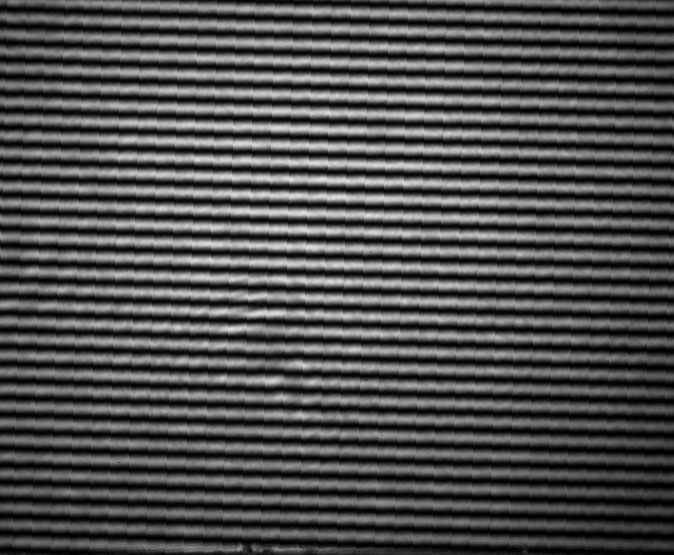
#> input picture imajustedst2.bmp, 674 x 555 px
$ jupyter execute --allow-errors GasJet_Profile.ipynb   (shell and % lines are left out)
#> lines starting #> are read from the running program, lines starting #| are printed output that depends on the picture
# Caracterização do Perfil do Jato de gás

### Chamada de bibliotecas

Utilização de biblioteca PyAbel para caraccterização do feixe

[cell 1]
#import abel
import scipy
import cmath
import matplotlib
import numpy as np
from typing import Tuple
from PIL import Image, ImageFilter
import matplotlib.pyplot as plt
from scipy.optimize import curve_fit
from ipywidgets import interact, interactive, fixed, interact_manual
from matplotlib.backend_bases import MouseButton
from mpl_point_clicker import clicker
from scipy.fft import fft, ifft
from scipy.ndimage import gaussian_filter
from scipy.stats import norm
import mplcursors

from skimage import data, img_as_float, color, exposure
from skimage.restoration import unwrap_phase

matplotlib.rc('xtick', labelsize=12)
matplotlib.rc('ytick', labelsize=12)

[cell 2]
print("2")

### Imagem Original do Interferômetro

[cell 3]
#Imagens do interferograma
originalref = Image.open('imajustedst2.bmp')
#> originalref is the input picture: PIL image 674x555 RGB; min 0, max 226, mean 78.5
originalgas = Image.open('imajustedst1.bmp')
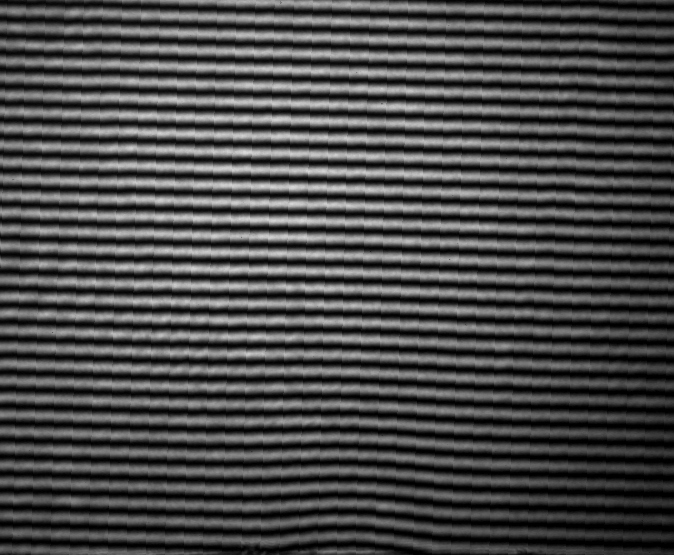
#> input picture imajustedst1.bmp, 674 x 555 px
#> originalgas is the input picture: PIL image 674x555 RGB; min 0, max 218, mean 73.3

phase_ref = np.asarray(originalref)
phase_gas = np.asarray(originalgas)

#Fatiar imagem com 3 canais
intref = phase_ref[:,:,1]
intgas = phase_gas[:,:,1]

[cell 4]
# Verificar imagens
fig, axs = plt.subplots(1, 2, figsize=(8, 6))

axs[1].imshow(intref, cmap='gray')
axs[0].imshow(intgas, cmap='gray')

axs[1].set_title('Ref')
axs[0].set_title('gas')

plt.tight_layout()
plt.show()
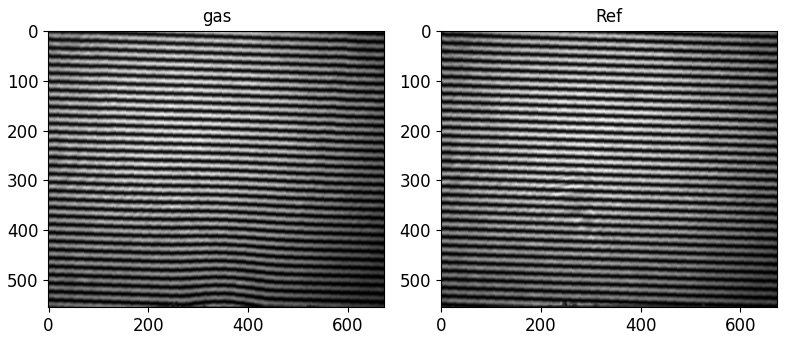
#> figure drawn by matplotlib, 2 panels

### Aplicar TF na imagem

[cell 5]
#Calcular transformada de fourier das imagens
fftref = np.fft.fft2(intref)
fftgas = np.fft.fft2(intgas)

[cell 6]
#Determinar pontos de referência para corte e rotação
fig, ax = plt.subplots(figsize=(10,8))
ax.imshow(np.log(np.abs(fftref)), cmap='gray')
#> (the rest of this cell did not finish here and is left out)

[cell 7]
max_nlines, max_nrows = np.shape(fftgas)
#> max_nlines = 555; max_nrows = 674
#Pontos de referência do filtro

#Horizontal
#> (the rest of this cell did not finish here and is left out)

[cell 8]
#Criando matrizes nulas
gfilter = np.zeros(np.shape(fftgas))

#filtro
sigma = 8
#Horizontal
#> (the rest of this cell did not finish here and is left out)

### Aplicar Filtro Gaussiano

#> (a cell that did not finish here is left out)

[cell 10]
plt.figure(figsize=(8,6))
plt.imshow(np.log(np.abs(gfilter)), cmap='gray')
plt.show()
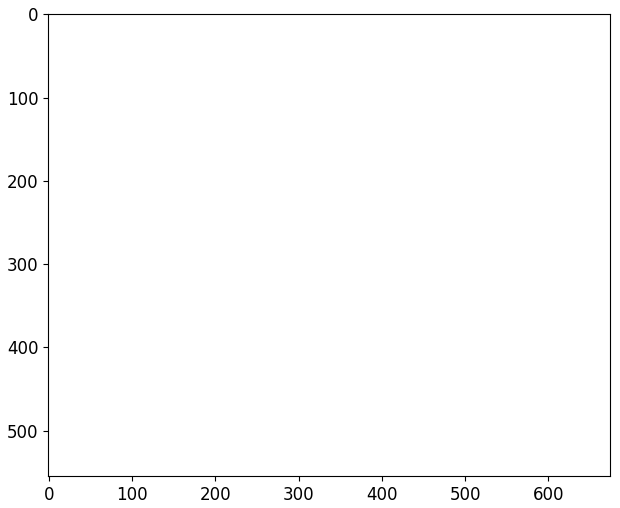
#> figure drawn by matplotlib, 1 panel

### Transformada inversa da Imagem

[cell 11]
#Calcullar a TF inversa
ifftref = np.fft.ifft2(gfilter*fftref)
ifftgas = np.fft.ifft2(gfilter*fftgas)

[cell 12]
# Verificar imagens
fig, axs = plt.subplots(2, 1, figsize=(10, 8))

axs[0].imshow(np.log(np.abs(ifftref)), cmap='gray')
axs[1].imshow(np.log(np.abs(ifftgas)), cmap='gray')

axs[0].set_title('Ref')
axs[1].set_title('gas')

plt.tight_layout()
plt.show()
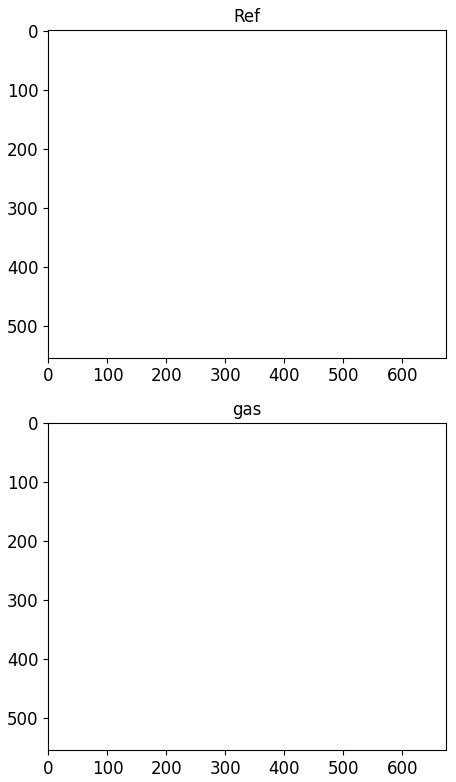
#> figure drawn by matplotlib, 2 panels

[cell 13]
#Subtração das transformadas inversas e calculo do argumento
result = np.angle(ifftgas)-np.angle(ifftref)
#> result: shape (555, 674) float64; every value is 0

[cell 14]
perfil = (unwrap_phase(result))

baseline = abs(np.min(perfil))
#> baseline = 0
perfil = perfil - np.ones(np.shape(result))*baseline
plt.figure(figsize=(8,6))

mplcursors.cursor()
plt.tight_layout()
plt.imshow(perfil, cmap='rainbow')
plt.colorbar()
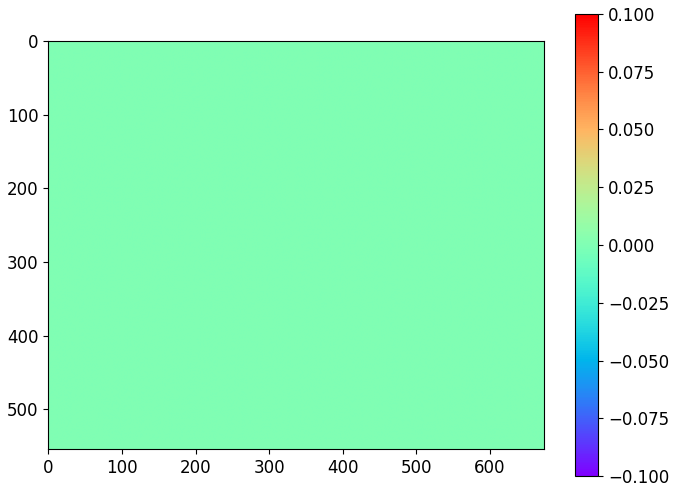
#> figure drawn by matplotlib, 2 panels

[cell 15]
cx,cy = np.where(perfil==perfil.max())
origin = (np.median(cx),np.median(cy))
#> origin = (277, 336.5)
print(origin)
#| (277.0, 336.5)
